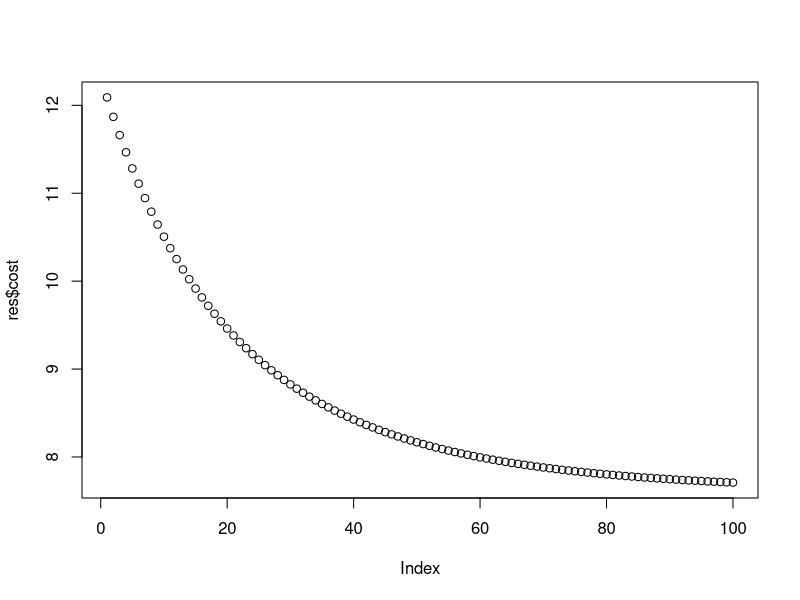
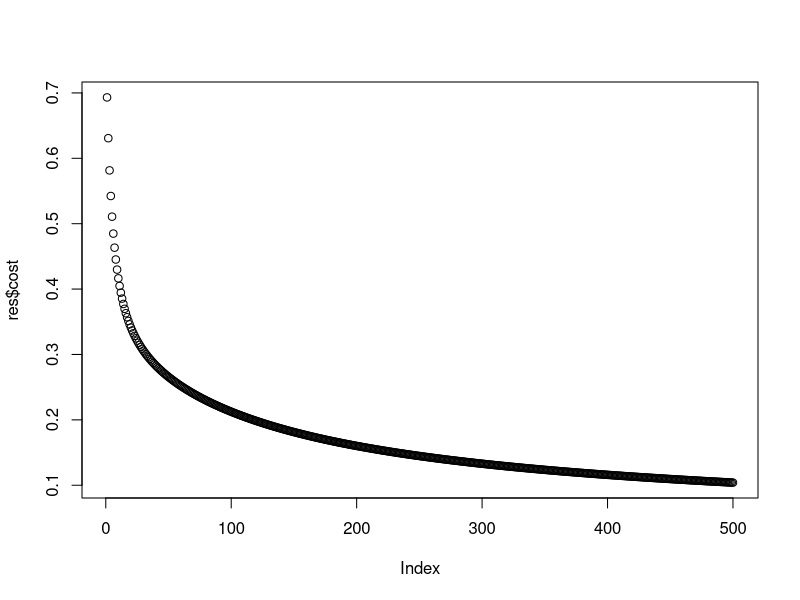
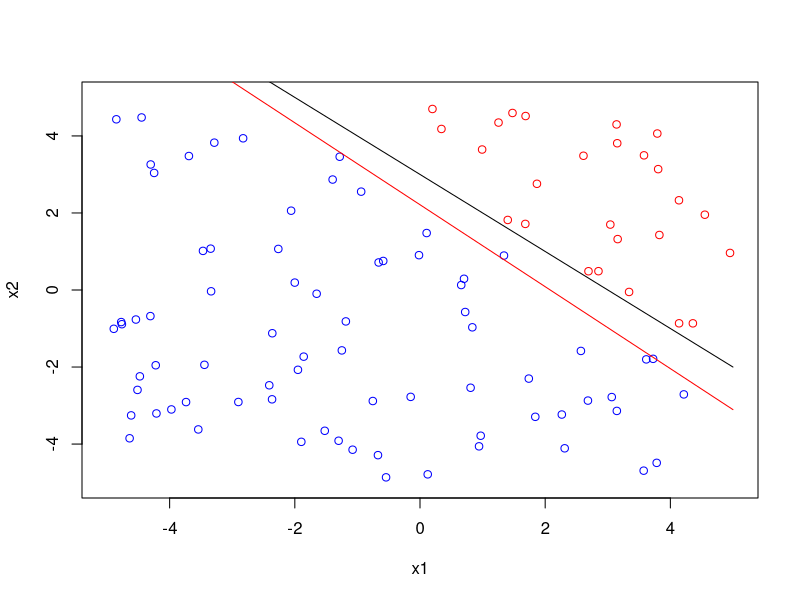

R code for these plots, in order:
## ---- chunk 1
knitr::opts_chunk$set(fig.pos = 'h')
## ---- chunk 2
knitr::opts_chunk$set(
	echo = TRUE,
	message = FALSE,
	warning = FALSE
)

rm(list=ls())
## ---- chunk 3
library(magrittr)

#### Helper functions ---------------------------------------------------------
Ein_linreg <- function(X, y, w){
  sum((y-X%*%w)^2)/length(y)
}

Ein_logreg <- function(X, y, w){
  sum(log(1+exp(-y*X%*%w)))/length(y)
}

gEin_linreg <- function(X, y, w){
  1:length(y) %>%
    sapply(function(n) { -2*X[n,]*c(y[n]-X[n,]%*%w) }) %>%
    rowMeans()
}

gEin_logreg <- function(X, y, w){
  1:length(y) %>%
    sapply(function(n) { -y[n]*X[n,]/c(1+exp(y[n]*w%*%X[n,])) }) %>%
    rowMeans()
}

GD <- function(X, y, Ein, gEin, w0, eta, precision, nb_iters){
  allw <- vector("list", nb_iters)
  allgrad <- vector("list", nb_iters)
  cost <- numeric(nb_iters)
  allw[[1]] <- w0
  t <- 1

  repeat {
    cost[t] <- Ein(X, y, allw[[t]])
    allgrad[[t]] <- gEin(X, y, allw[[t]])
    allw[[t+1]] <- allw[[t]] - eta*allgrad[[t]]
    t <- t + 1

    if (abs(cost[t]-cost[t-1]) < precision | t > nb_iters) { break }
  }

  list(allw = allw, cost = cost, allgrad = allgrad)
}


#### Linear regression --------------------------------------------------------
set.seed(1900)
# Function taken from Friedman et al.
genx <- function(n,p,rho){
  #    generate x's multivariate normal with equal corr rho
  # Xi = b Z + Wi, and Z, Wi are independent normal.
  # Then Var(Xi) = b^2 + 1
  #  Cov(Xi, Xj) = b^2  and so cor(Xi, Xj) = b^2 / (1+b^2) = rho
  z <- rnorm(n)
  if(abs(rho) < 1){
    beta <- sqrt(rho/(1-rho))
    x <- matrix(rnorm(n*p), ncol=p)
    A <- matrix(rnorm(n), nrow=n, ncol=p, byrow=F)
    x <- beta * A + x
  }
  if(abs(rho)==1){ x=matrix(rnorm(n),nrow=n,ncol=p,byrow=F)}

  return(x)
}


N <- 100
p <- 10
rho <- 0.2
X <- genx(N, p, rho)
w_true <- ((-1)^(1:p))*exp(-2*((1:p)-1)/20)
eps <- rnorm(N)
k <- 3
y <- X %*% w_true + k * eps

res <- GD(X, y, Ein_linreg, gEin_linreg, rep(0, p), 0.01, 0.0001, 100)
plot(res$cost)

print(w_true)
print(unlist(tail(res$allw, 1)))

data <- data.frame(X)
data$y <- y
print(as.numeric(coef(lm(y ~ . - 1, data))))


#### Logistic regression --------------------------------------------------------
set.seed(1900)
N <- 100
l <- -5; u <- 5
x <- seq(l, u, by = 0.1)
w_true <- matrix(c(-3, 1, 1), ncol = 1)
a <- -w_true[2]/w_true[3]
b <- -w_true[1]/w_true[3]

X0 <- matrix(runif(2 * N, l, u), ncol = 2)
X <- cbind(1, X0)
y <- sign(X %*% w_true)

res <- GD(X, y, Ein_logreg, gEin_logreg, rep(0, 3), 0.05, 0.0001, 500)
plot(res$cost)

print(w_true)
w_best <- unlist(tail(res$allw, 1))
print(w_best)

plot(c(l, u), c(u, l), type = 'n', xlab = "x1", ylab = "x2")
lines(x, a*x +b)
points(X0, col = ifelse(y == 1, "red", "blue"))

a_best <- -w_best[2]/w_best[3]
b_best <- -w_best[1]/w_best[3]
lines(x, a_best*x + b_best, col = "red")
